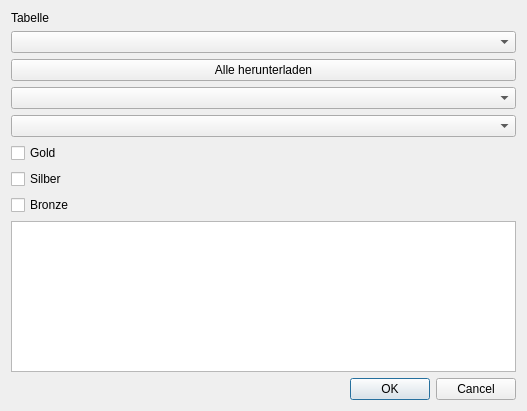
<?xml version="1.0" encoding="UTF-8"?>
<ui version="4.0">
 <class>modifyCompany</class>
 <widget class="QDialog" name="modifyCompany">
  <property name="geometry">
   <rect>
    <x>0</x>
    <y>0</y>
    <width>527</width>
    <height>411</height>
   </rect>
  </property>
  <property name="windowTitle">
   <string>Dialog</string>
  </property>
  <layout class="QVBoxLayout" name="verticalLayout_2">
   <item>
    <layout class="QVBoxLayout" name="verticalLayout">
     <item>
      <widget class="QLabel" name="label">
       <property name="text">
        <string>Tabelle</string>
       </property>
      </widget>
     </item>
     <item>
      <widget class="QComboBox" name="cb_table"/>
     </item>
     <item>
      <widget class="QPushButton" name="pb_download">
       <property name="enabled">
        <bool>true</bool>
       </property>
       <property name="text">
        <string>Alle herunterladen</string>
       </property>
      </widget>
     </item>
     <item>
      <widget class="QComboBox" name="cb_companyName"/>
     </item>
     <item>
      <widget class="QComboBox" name="cb_rank"/>
     </item>
     <item>
      <widget class="QCheckBox" name="cb_gold">
       <property name="text">
        <string>Gold</string>
       </property>
      </widget>
     </item>
     <item>
      <widget class="QCheckBox" name="cb_silver">
       <property name="text">
        <string>Silber</string>
       </property>
      </widget>
     </item>
     <item>
      <widget class="QCheckBox" name="cb_bronze">
       <property name="text">
        <string>Bronze</string>
       </property>
      </widget>
     </item>
     <item>
      <widget class="QTableView" name="tv_company">
       <property name="dragEnabled">
        <bool>false</bool>
       </property>
       <property name="showGrid">
        <bool>false</bool>
       </property>
       <property name="sortingEnabled">
        <bool>true</bool>
       </property>
      </widget>
     </item>
     <item>
      <widget class="QDialogButtonBox" name="buttonBox">
       <property name="orientation">
        <enum>Qt::Horizontal</enum>
       </property>
       <property name="standardButtons">
        <set>QDialogButtonBox::Cancel|QDialogButtonBox::Ok</set>
       </property>
      </widget>
     </item>
    </layout>
   </item>
  </layout>
 </widget>
 <resources/>
 <connections>
  <connection>
   <sender>buttonBox</sender>
   <signal>accepted()</signal>
   <receiver>modifyCompany</receiver>
   <slot>accept()</slot>
   <hints>
    <hint type="sourcelabel">
     <x>248</x>
     <y>254</y>
    </hint>
    <hint type="destinationlabel">
     <x>157</x>
     <y>274</y>
    </hint>
   </hints>
  </connection>
  <connection>
   <sender>buttonBox</sender>
   <signal>rejected()</signal>
   <receiver>modifyCompany</receiver>
   <slot>reject()</slot>
   <hints>
    <hint type="sourcelabel">
     <x>316</x>
     <y>260</y>
    </hint>
    <hint type="destinationlabel">
     <x>286</x>
     <y>274</y>
    </hint>
   </hints>
  </connection>
 </connections>
</ui>
